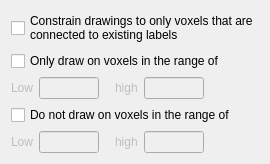
       <widget class="QWidget" name="tab">
        <attribute name="title">
         <string>Advanced Drawing</string>
        </attribute>
        <layout class="QVBoxLayout" name="verticalLayout_2">
         <item>
          <widget class="QCheckBox" name="checkBoxConstrain">
           <property name="text">
            <string>Constrain drawings to only voxels that are 
connected to existing labels</string>
           </property>
          </widget>
         </item>
         <item>
          <widget class="QCheckBox" name="checkBoxDrawRange">
           <property name="text">
            <string>Only draw on voxels in the range of</string>
           </property>
          </widget>
         </item>
         <item>
          <layout class="QHBoxLayout" name="horizontalLayout">
           <item>
            <widget class="QLabel" name="labelDrawRangeLow">
             <property name="enabled">
              <bool>false</bool>
             </property>
             <property name="text">
              <string>Low</string>
             </property>
            </widget>
           </item>
           <item>
            <widget class="QLineEdit" name="lineEditDrawRangeLow">
             <property name="enabled">
              <bool>false</bool>
             </property>
             <property name="maximumSize">
              <size>
               <width>60</width>
               <height>16777215</height>
              </size>
             </property>
            </widget>
           </item>
           <item>
            <spacer name="horizontalSpacer_8">
             <property name="orientation">
              <enum>Qt::Horizontal</enum>
             </property>
             <property name="sizeType">
              <enum>QSizePolicy::Fixed</enum>
             </property>
             <property name="sizeHint" stdset="0">
              <size>
               <width>10</width>
               <height>0</height>
              </size>
             </property>
            </spacer>
           </item>
           <item>
            <widget class="QLabel" name="labelDrawRangeHigh">
             <property name="enabled">
              <bool>false</bool>
             </property>
             <property name="text">
              <string>high</string>
             </property>
            </widget>
           </item>
           <item>
            <widget class="QLineEdit" name="lineEditDrawRangeHigh">
             <property name="enabled">
              <bool>false</bool>
             </property>
             <property name="maximumSize">
              <size>
               <width>60</width>
               <height>16777215</height>
              </size>
             </property>
            </widget>
           </item>
           <item>
            <spacer name="horizontalSpacer_5">
             <property name="orientation">
              <enum>Qt::Horizontal</enum>
             </property>
             <property name="sizeHint" stdset="0">
              <size>
               <width>0</width>
               <height>0</height>
              </size>
             </property>
            </spacer>
           </item>
          </layout>
         </item>
         <item>
          <widget class="QCheckBox" name="checkBoxExcludeRange">
           <property name="text">
            <string>Do not draw on voxels in the range of</string>
           </property>
          </widget>
         </item>
         <item>
          <layout class="QHBoxLayout" name="horizontalLayout_2">
           <item>
            <widget class="QLabel" name="labelExcludeRangeLow">
             <property name="enabled">
              <bool>false</bool>
             </property>
             <property name="text">
              <string>Low</string>
             </property>
            </widget>
           </item>
           <item>
            <widget class="QLineEdit" name="lineEditExcludeRangeLow">
             <property name="enabled">
              <bool>false</bool>
             </property>
             <property name="maximumSize">
              <size>
               <width>60</width>
               <height>16777215</height>
              </size>
             </property>
            </widget>
           </item>
           <item>
            <spacer name="horizontalSpacer_9">
             <property name="orientation">
              <enum>Qt::Horizontal</enum>
             </property>
             <property name="sizeType">
              <enum>QSizePolicy::Fixed</enum>
             </property>
             <property name="sizeHint" stdset="0">
              <size>
               <width>10</width>
               <height>0</height>
              </size>
             </property>
            </spacer>
           </item>
           <item>
            <widget class="QLabel" name="labelExcludeRangeHigh">
             <property name="enabled">
              <bool>false</bool>
             </property>
             <property name="text">
              <string>high</string>
             </property>
            </widget>
           </item>
           <item>
            <widget class="QLineEdit" name="lineEditExcludeRangeHigh">
             <property name="enabled">
              <bool>false</bool>
             </property>
             <property name="maximumSize">
              <size>
               <width>60</width>
               <height>16777215</height>
              </size>
             </property>
            </widget>
           </item>
           <item>
            <spacer name="horizontalSpacer_6">
             <property name="orientation">
              <enum>Qt::Horizontal</enum>
             </property>
             <property name="sizeHint" stdset="0">
              <size>
               <width>0</width>
               <height>0</height>
              </size>
             </property>
            </spacer>
           </item>
          </layout>
         </item>
        </layout>
       </widget>
